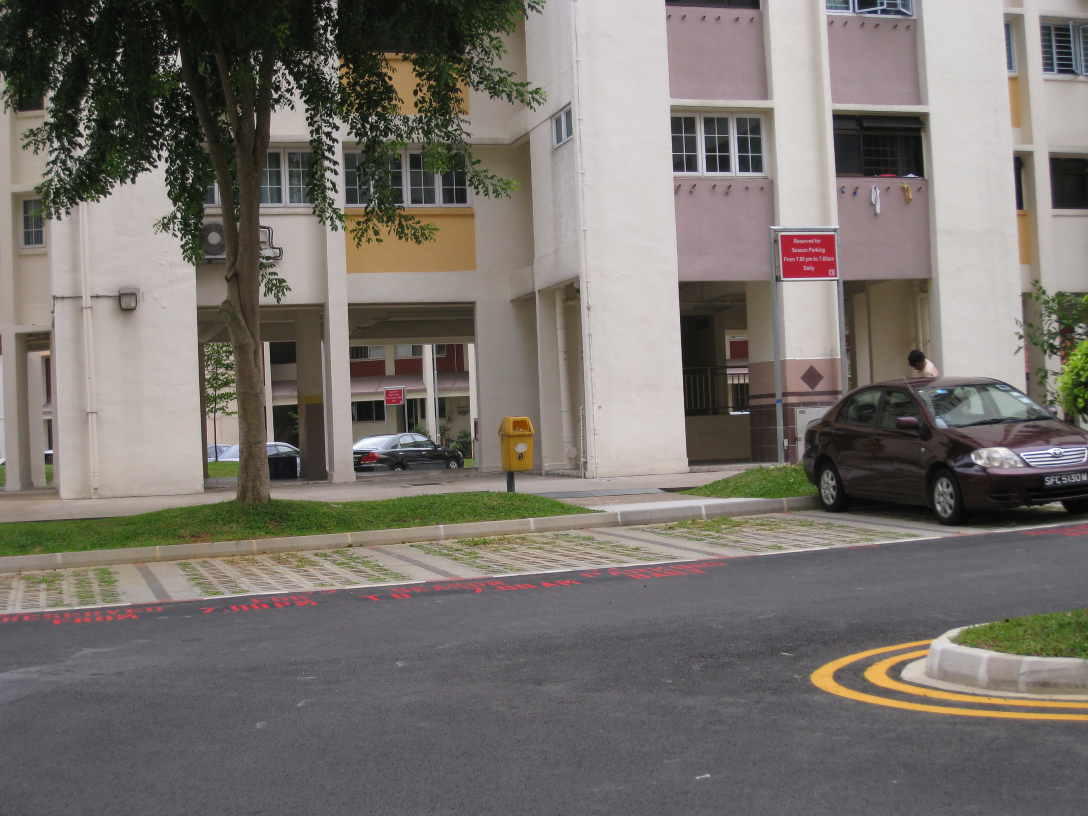
#> input picture Images_Asgnmt3_1/I1/STA_0031.JPG, 3264 x 2448 px, found by its file name (shown at 1/3 size); its folder holds 4 pictures in this run
$ python Homography_Ransac.py
#> lines starting #> are read from the running program, lines starting #| are printed output that depends on the picture
### FeatureMatching.py
import os
import cv2
import numpy as np


def matchfeatures(src, tgt, nfeatures=1000, verbose=False):
    '''
    src: source image
    tgt: target image
    nfeatures: number of max features for detector
    verbose: wheter to show matched features between src and tgt images

    This function matches features in the src and tgt picture to return points of
    correspondonces of the same features between the two images

    output: [features_detected,5]
            a feature is: (x1,y1,x2,y2,distance)
    '''

    # We use ORB as our feature detector
    orb = cv2.ORB_create(nfeatures=nfeatures, scoreType=cv2.ORB_FAST_SCORE)
    kp1, des1 = orb.detectAndCompute(src, None)
    kp2, des2 = orb.detectAndCompute(tgt, None)

    # Using BruteForce Matcher to match detected features
    bf = cv2.BFMatcher(cv2.NORM_HAMMING, crossCheck=True)
    matches = bf.match(des1, des2)

    # Getting best features
    matches = sorted(matches, key=lambda x: x.distance)

    # Printing the matched features and diplaying them
    if verbose:
        net_img = cv2.drawMatches(src, kp1, tgt, kp2,
                                  matches[:20], None, flags=2)
        cv2.imshow("Keypoint Matching", net_img)
        cv2.waitKey(0)
        cv2.destroyAllWindows()

    # Storing the points of matched features
    common_points = []
    for match in matches:
        x1y1 = kp1[match.queryIdx].pt
        x2y2 = kp2[match.trainIdx].pt
        feature = list(map(int, list(x1y1) + list(x2y2) + [match.distance]))
        common_points.append(feature)

    print(f"Feature Matching Results: POC(s) found: {len(common_points)}")

    return np.array(common_points)


# [14 lines that do not run on import are left out]

### Homography_Ransac.py
import os
import cv2
import random
import numpy as np
from tqdm import tqdm

from itertools import combinations
from FeatureMatching import matchfeatures


def homography(poc):
    '''
    Function to calculate homography with the given point of correspondence(poc).
    '''

    A = []
    for x, y, u, v, distance in poc:
        A.append([x, y, 1, 0, 0, 0, -u*x, -u*y, -u])
        A.append([0, 0, 0, x, y, 1, -v*x, -v*y, -v])
    A = np.asarray(A)

    # Taking SVD
    U, S, Vh = np.linalg.svd(A)

    L = Vh[-1, :] / Vh[-1, -1]
    H = L.reshape(3, 3)

    return H


def ransac(poc, n=30, threshold=2, max_iterations=4000):
    '''
    Function to perform the ransac algorithm.

    poc: point of correspondence based on common features in the two images
    n: number of best features to apply ransac
    threshold: thresholding error for calculating inliers
    max_iterations: number of times ransac to be performed
    '''
    assert(len(poc) > n)

    best_score = 0          # To store number of inliers
    best_inliers = None     # To store inliers
    best_poc = poc[:n]      # Separating best points

    # To get list of 4 points out of best poc
    match_pairs = list(combinations(best_poc, 4))

    # Shuffling them
    random.shuffle(match_pairs)

    # Performing Ransac
    for matches in tqdm(match_pairs[:max_iterations]):

        H = homography(matches)

        inliers = []
        count = 0

        # Caclulating number of inliers
        for feature in best_poc:
            src = np.ones((3, 1))
            tgt = np.ones((3, 1))
            src[:2, 0] = feature[:2]
            tgt[:2, 0] = feature[2:4]

            # Transforming other features based on the current homography
            tgt_hat = H@src

            if tgt_hat[-1, 0] != 0:
                # Scaling to unity plane
                tgt_hat = tgt_hat/tgt_hat[-1, 0]

                # Checking if inlier
                if np.linalg.norm(tgt_hat-tgt) < threshold:
                    count += 1
                    inliers.append(feature)

        # Maintaining bucket of best inliers
        if count > best_score:
            best_score = count
            best_inliers = inliers

    # Caclulating Homography based on best inliers
    best_H = homography(best_inliers)

    print(f"Homography Results: Inliers of current H: {best_score}/{n}")

    return best_H


if __name__ == '__main__':

    IMG_DIR = r'Images_Asgnmt3_1\I1'    # Path of img directory
    N = 2                               # Number of IMages to be matched

    Images = []
    for root, dirs, files in os.walk(IMG_DIR):
        for i in range(N):
            img = cv2.imread(os.path.join(IMG_DIR, files[i]))
#> img is the input picture: shape (2448, 3264, 3); mean B, G, R 108.6, 114, 119.4
            img = cv2.resize(img, (800, 600))
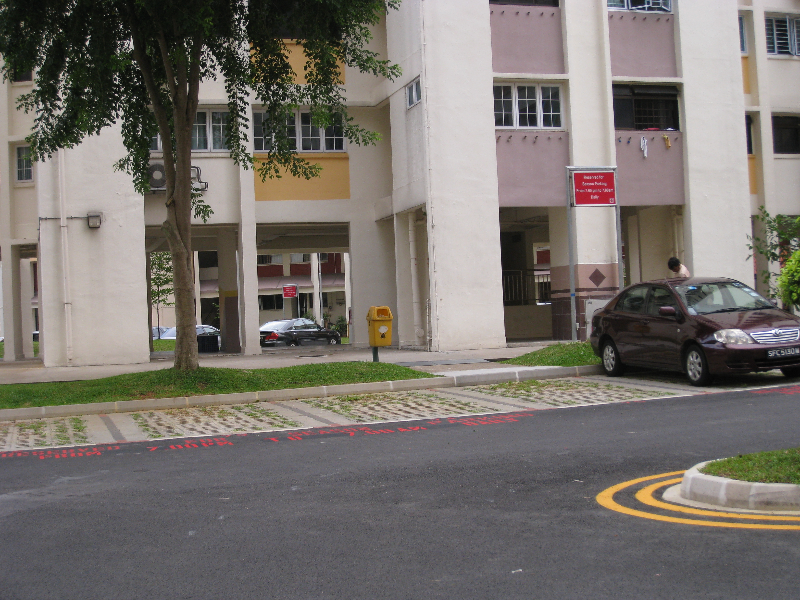
#> img: shape (600, 800, 3); mean B, G, R 108.5, 113.9, 119.2
            Images.append(img)

    # Example of the following function
    poc = matchfeatures(Images[1], Images[0])
#> in matchfeatures, `kp1, des1 = orb.detectAndCompute(src, None)`: kp1 = 1031 keypoints; strongest (x, y, size): (405, 382, 31), (523, 369, 31), (475, 347, 31), (441, 288, 31)
#> in matchfeatures, `kp1, des1 = orb.detectAndCompute(src, None)`:
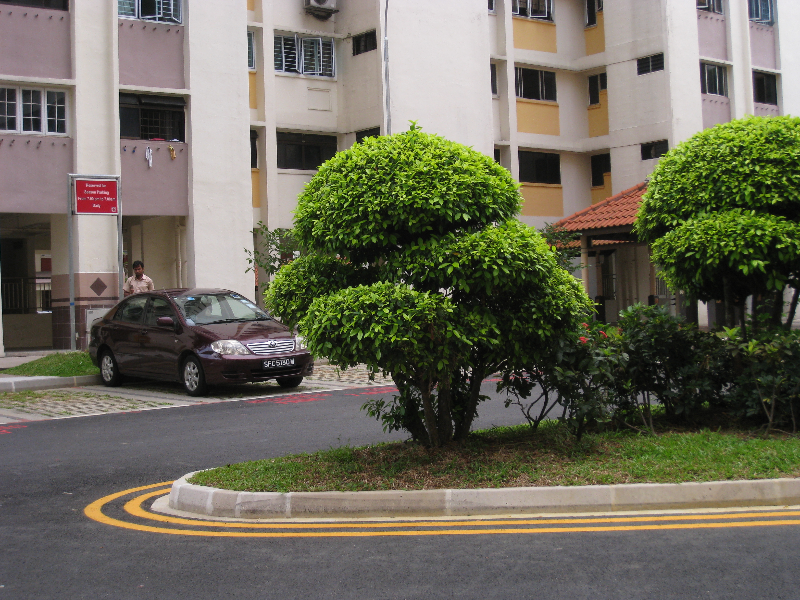
#> src: shape (600, 800, 3); mean of channels 0, 1, 2 91.1, 106.4, 108.9; drawn as B, G, R
#> in matchfeatures, `kp2, des2 = orb.detectAndCompute(tgt, None)`: kp2 = 1015 keypoints; strongest (x, y, size): (294, 333, 31), (113, 104, 31), (549, 303, 31), (131, 36, 31)
#> in matchfeatures, `matches = bf.match(des1, des2)`: matches = 284 matches
#> the loop in matchfeatures, `for match in matches:` made 284 passes
#> (x1y1, x2y2, feature) on passes 1 to 3: ((121.9, 92.07), (614.6, 84.6), [121, 92, 614, 84, 9]), ((122.4, 134.4), (618.1, 125.4), [122, 134, 618, 125, 9]), ((179.2, 132.6), (673.6, 121.8), [179, 132, 673, 121, 12])
#> after the loop in matchfeatures, `for match in matches:`: common_points = 284 items, first 6: [121, 92, 614, 84, 9], [122, 134, 618, 125, 9], [179, 132, 673, 121, 12], [212, 346, 715, 335, 13], [212, 345, 715, 335, 13], [120, 91, 613, 82, 13]
#| Feature Matching Results: POC(s) found: 284
    H = ransac(poc)

    print("The final Homography is:")
    np.set_printoptions(formatter={'float': lambda x: "{:3.2f}".format(x)})
    print(H)
